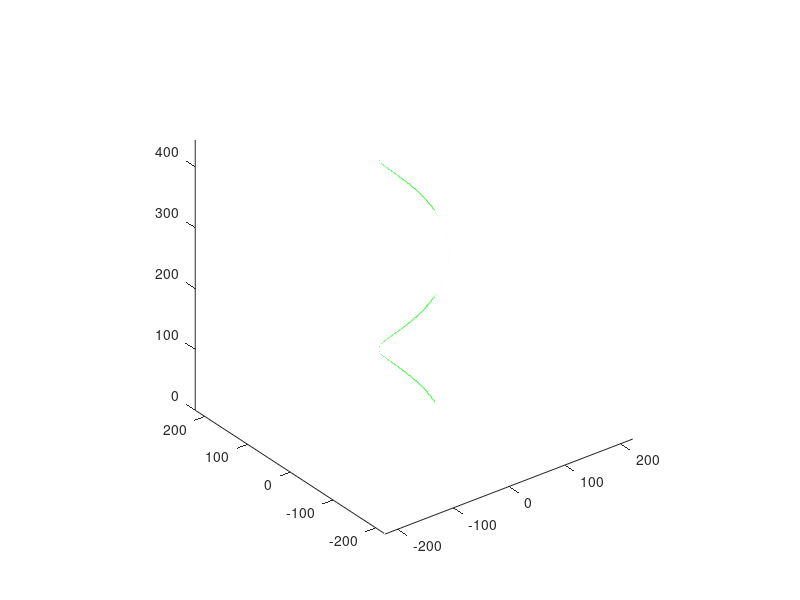

Write the MATLAB code that produced this figure.
function [] = helix()

    helixCurvTors(0.01, 0.01);
    hold on;
%     helixCurvTors(0.01, 0.1);
%     hold on;
%     helixCurvTors(0.01, 0.13);
%     hold on;
%     helixCurvTors(0.01, 1.0);
%     hold on;
    %helixRadPitch(1,0.2);
    %hold off;
    
end

function [ ] = helixCurvTors( Curv, Tors )

    step = 1e-2;
    s = 0:step:200*pi;
    
    Omega = sqrt(Curv^2 + Tors^2);
    Rad = Curv/Omega^2;
    Pitch = Tors/Omega^2;
    
    x = Rad*cos(Omega*s);
    y = Rad*sin(Omega*s);
    z = Pitch*Omega*s;
        
    length = s(end)*sqrt(Rad^2+Pitch^2);
    
    fprintf('Rad = %f\nPitch = %f\nlength = %f\n\n', Rad, Pitch, length);
    
    plot3(x,y,z,'green');
    axis equal;
    
end

function [ ] = helixRadPitch( Rad, Pitch )

    step = 1e-2;
    s = 0:step:5;
    
    x = Rad*cos(s);
    y = Rad*sin(s);
    z = Pitch*s;
    
    Curv = abs(Rad)/(Rad^2+Pitch^2);
    Tors = Pitch/(Rad^2+Pitch^2);
    length = s(end)*sqrt(Rad^2+Pitch^2);
    
    fprintf('curv = %f\ntors = %f%nlength = %f%n%n', Curv, Tors, length);
    
    plot3(x,y,z,'red');
    axis equal;
    
end

